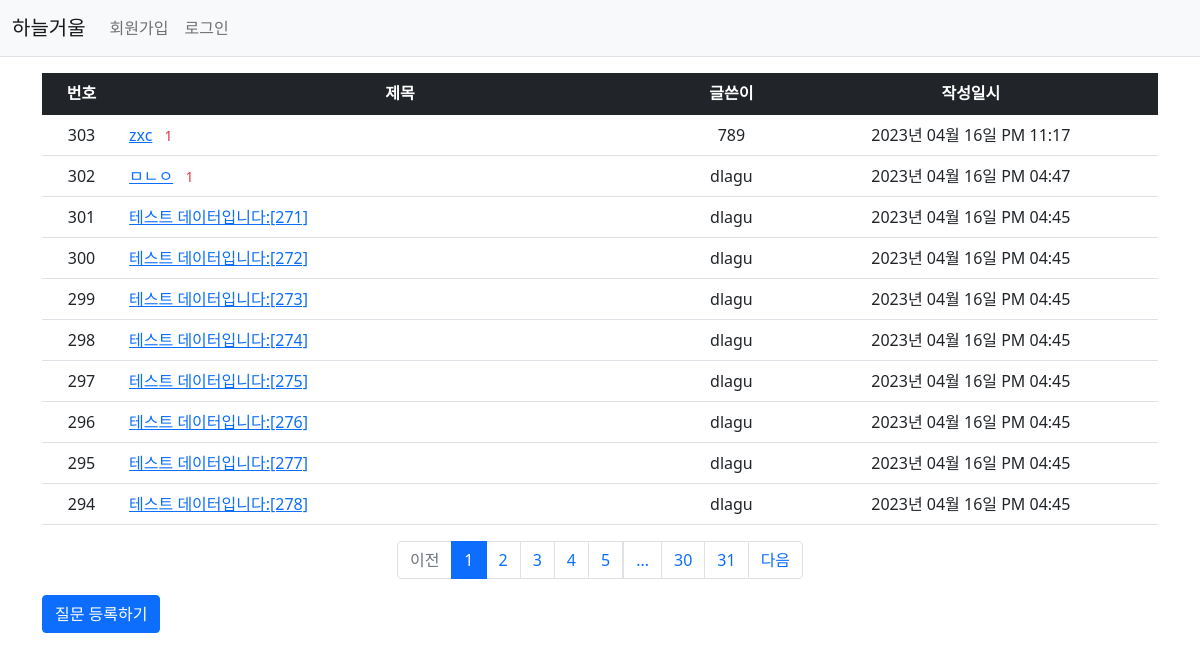
Page /question/list/ on the committed database.
### pybo/models.py (models this page shows)
class Question(db.Model):
    id = db.Column(db.Integer, primary_key=True)
    subject = db.Column(db.String(200), nullable=False)
    content = db.Column(db.Text(), nullable=False)
    create_date = db.Column(db.DateTime(), nullable=False)
    user_id = db.Column(db.Integer, db.ForeignKey('user.id', ondelete='CASCADE'), nullable=False)
    user = db.relationship('User', backref=db.backref('question_set'))
    modify_date = db.Column(db.DateTime(), nullable=True)

class User(db.Model):
    id = db.Column(db.Integer, primary_key=True)
    username = db.Column(db.String(150), unique=True, nullable=False)
    password = db.Column(db.String(200), nullable=False)
    email = db.Column(db.String(120), unique=True, nullable=False)

### pybo/views/question_views.py (the view)
@bp.route('/list/')
def _list():
    page = request.args.get('page', type=int, default=1)  # 페이지
    question_list = Question.query.order_by(Question.create_date.desc())
    question_list = question_list.paginate(page=page, per_page=10)
    return render_template('question/question_list.html', question_list=question_list)

### pybo/filter.py (called while the page is built)
def format_datetime(value, fmt='%Y년 %m월 %d일 %p %I:%M'):
    return value.strftime(fmt)

### pybo/views/auth_views.py (called while the page is built)
@bp.before_app_request
def load_logged_in_user():
    user_id = session.get('user_id')
    if user_id is None:
        g.user = None
    else:
        g.user = User.query.get(user_id)

### pybo/templates/question/question_list.html
{% extends 'base.html' %}
{% block content %}
<div class="container my-3">
    <table class="table">
        <thead>
        <tr class="text-center table-dark">
            <th>번호</th>
            <th style="width:50%">제목</th>
            <th>글쓴이</th>
            <th>작성일시</th>
        </tr>
        </thead>
        <tbody>
        {% if question_list %}
        {% for question in question_list.items %}
        <tr class="text-center">
            <td>{{ question_list.total - ((question_list.page-1) * question_list.per_page) - loop.index0 }}</td>
            <td class="text-start">
                <a href="{{ url_for('question.detail', question_id=question.id) }}">{{ question.subject }}</a>
                {% if question.answer_set|length > 0 %}
                <span class="text-danger small mx-2">{{ question.answer_set|length }}</span>
                {% endif %}
            </td>
            <td>{{ question.user.username }}</td>
            <td>{{ question.create_date|datetime }}</td>
        </tr>
        {% endfor %}
        {% else %}
        <tr>
            <td colspan="3">질문이 없습니다.</td>
        </tr>
        {% endif %}
        </tbody>
    </table>
     <ul class="pagination justify-content-center">
        {% if question_list.has_prev %}
        <li class="page-item">
            <a class="page-link" href="?page={{ question_list.prev_num }}">이전</a>
        </li>
        {% else %}
        <li class="page-item disabled">
            <a class="page-link" tabindex="-1" aria-disabled="true" href="javascript:void(0)">이전</a>
        </li>
        {% endif %}
        {% for page_num in question_list.iter_pages() %}
        {% if page_num %}
        {% if page_num != question_list.page %}
        <li class="page-item">
            <a class="page-link" href="?page={{ page_num }}">{{ page_num }}</a>
        </li>
        {% else %}
        <li class="page-item active" aria-current="page">
            <a class="page-link" href="javascript:void(0)">{{ page_num }}</a>
        </li>
        {% endif %}
        {% else %}
        <li class="disabled">
            <a class="page-link" href="javascript:void(0)">...</a>
        </li>
        {% endif %}
        {% endfor %}
        {% if question_list.has_next %}
        <li class="page-item">
            <a class="page-link" href="?page={{ question_list.next_num }}">다음</a>
        </li>
        {% else %}
        <li class="page-item disabled">
            <a class="page-link" tabindex="-1" aria-disabled="true" href="javascript:void(0)">다음</a>
        </li>
        {% endif %}
    </ul>
    <a href="{{ url_for('question.create') }}" class="btn btn-primary">질문 등록하기</a>
</div>
{% endblock %}

### pybo/templates/base.html (shortened to what this page needs)
<!doctype html>
<html lang="ko">
<head>
    <link rel="stylesheet" href="{{ url_for('static', filename='bootstrap.min.css') }}">
    <link rel="stylesheet" href="{{ url_for('static', filename='style.css') }}">
</head>
<body>
{% include "navbar.html" %}
{% block content %}
{% endblock %}
</body>
</html>

### pybo/templates/navbar.html (shortened to what this page needs)
<nav class="navbar navbar-expand-lg navbar-light bg-light border-bottom">
    <div class="container-fluid">
        <a class="navbar-brand" href="{{ url_for('main.index') }}">하늘거울</a>
        <div class="collapse navbar-collapse" id="navbarSupportedContent">
            {% if g.user %}
            <ul class="navbar-nav">
                <li class="nav-item ">
                    <a class="nav-link" href="{{ url_for('auth.logout') }}">{{ g.user.username }}님(로그아웃)</a>
                </li>
            </ul>
            {% else %}
            <ul class="navbar-nav me-auto mb-2 mb-lg-0">
                <li class="nav-item">
                    <a class="nav-link" href="{{ url_for('auth.signup') }}">회원가입</a>
                </li>
                <li class="nav-item">
                    <a class="nav-link" href="{{ url_for('auth.login') }}">로그인</a>
                </li>
            </ul>
            {% endif %}
        </div>
    </div>
</nav>

### rows in the picture
Question: total "303", subject "zxc", answer_set|length "1", user.username "789", create_date "2023년 04월 16일 PM 11:17"
Question: total "302", subject "ㅁㄴㅇ", answer_set|length "1", user.username "dlagu", create_date "2023년 04월 16일 PM 04:47"
Question: total "301", subject "테스트 데이터입니다:[271]", user.username "dlagu", create_date "2023년 04월 16일 PM 04:45"
Question: total "300", subject "테스트 데이터입니다:[272]", user.username "dlagu", create_date "2023년 04월 16일 PM 04:45"
Question: total "299", subject "테스트 데이터입니다:[273]", user.username "dlagu", create_date "2023년 04월 16일 PM 04:45"
Question: total "298", subject "테스트 데이터입니다:[274]", user.username "dlagu", create_date "2023년 04월 16일 PM 04:45"
Question: total "297", subject "테스트 데이터입니다:[275]", user.username "dlagu", create_date "2023년 04월 16일 PM 04:45"
Question: total "296", subject "테스트 데이터입니다:[276]", user.username "dlagu", create_date "2023년 04월 16일 PM 04:45"
Question: total "295", subject "테스트 데이터입니다:[277]", user.username "dlagu", create_date "2023년 04월 16일 PM 04:45"
Question: total "294", subject "테스트 데이터입니다:[278]", user.username "dlagu", create_date "2023년 04월 16일 PM 04:45"

### other values in the picture
{{ page_num }} "1"
{{ page_num }} "2" "3" "4" "5" "30" "31"
